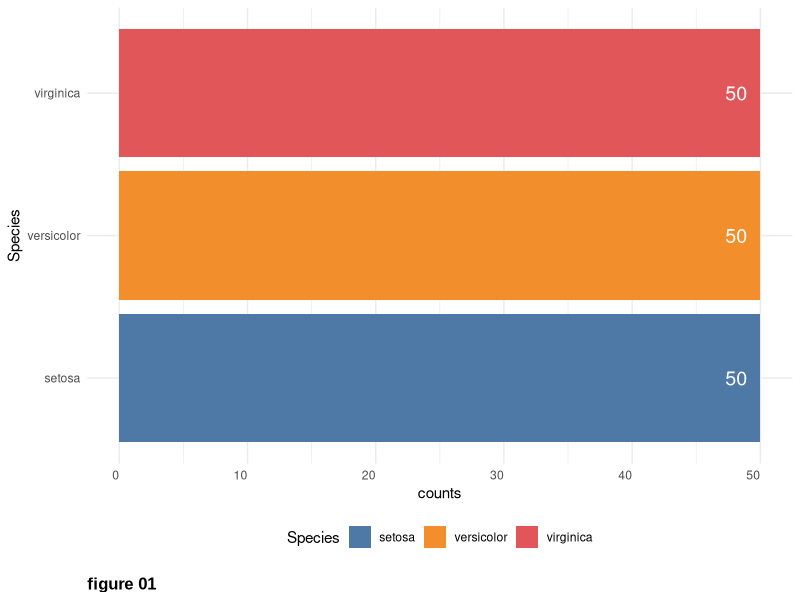

Source code (R):
## ---- chunk 1
knitr::opts_chunk$set(
    echo = TRUE,      # Output code chunks
    message = FALSE,  # Toggle off message output 
    warning = FALSE)  # Toggle off warning output
library(tidyverse)
## ---- chunk 2

# how to create a bar plot with ggplot2
library(ggthemes)
library(ggplot2)
#how to create a barplot with label using ggplot2 package
iris %>%
    group_by(Species) %>%
    summarise(counts = n()) %>%
    mutate(Species = fct_reorder(Species, counts)) %>%
    ggplot(aes(x = Species, y = counts, fill = Species)) +
    geom_bar(stat = "identity") +
    geom_text(aes(label = counts),
              hjust = 1.6,
              color = "white",
              size = 5) +
    coord_flip() +
    theme_minimal() + scale_color_tableau() + scale_fill_tableau() +
    labs(caption = "figure 01") +
    theme(
        axis.text.x = element_text(angle = 0, hjust = 1),
        legend.position = "bottom",
        plot.caption = element_text(
            size = 12,
            family = "Arial",
            face = "bold",
            hjust = 0,
            margin = margin(t = 15)
        )
    )
